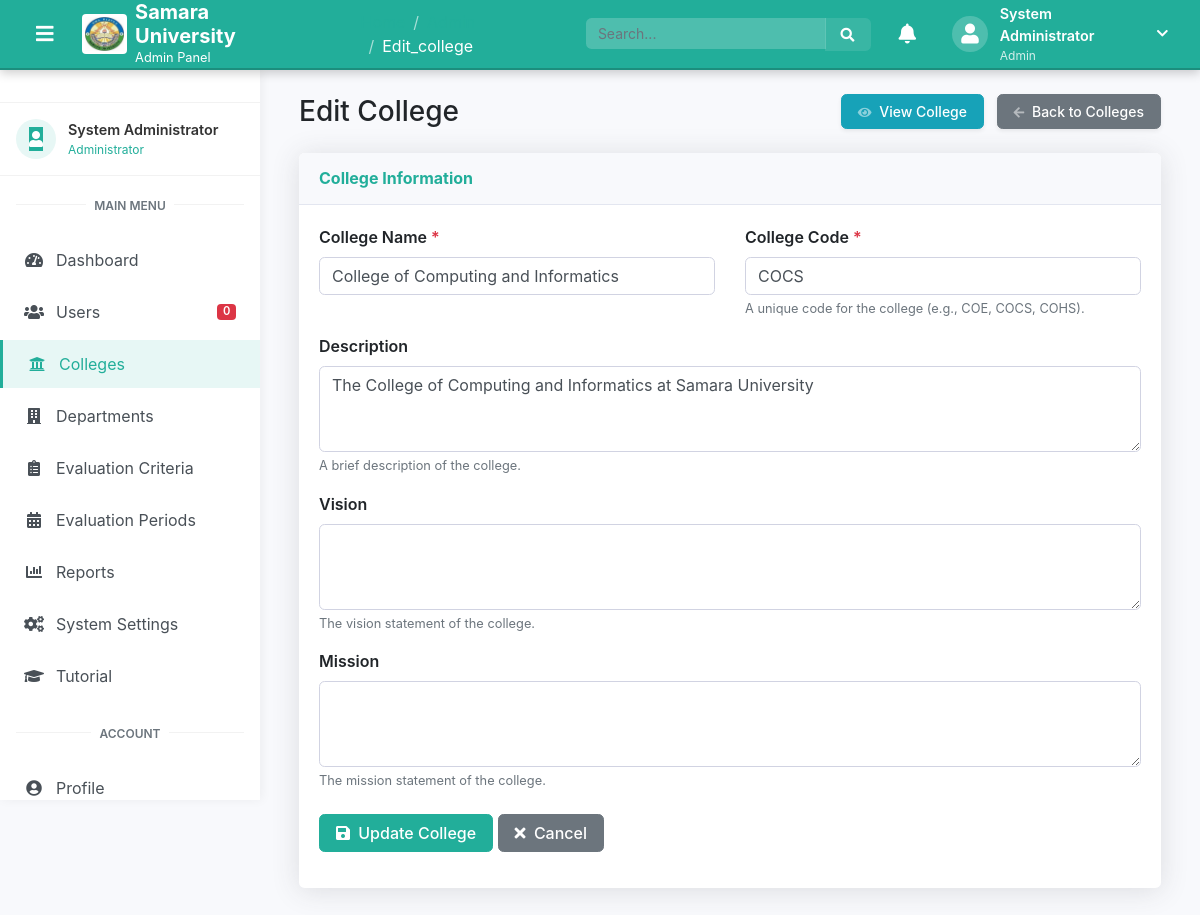
Page /admin/edit_college.php?id=1 (signed in) on the committed database.
### tables this page shows
CREATE TABLE IF NOT EXISTS colleges (
    college_id INT AUTO_INCREMENT PRIMARY KEY,
    name VARCHAR(100) NOT NULL,
    code VARCHAR(20) NOT NULL UNIQUE,
    description TEXT,
    vision TEXT,
    mission TEXT,
    created_at TIMESTAMP DEFAULT CURRENT_TIMESTAMP,
    updated_at TIMESTAMP DEFAULT CURRENT_TIMESTAMP ON UPDATE CURRENT_TIMESTAMP
);

### includes/config.php (called while the page is built, shortened)
<?php
$base_url = 'http://localhost/samara_new/';
?>

### admin/edit_college.php (the view, shortened to what this page needs)
<?php
require_once BASE_PATH . '/includes/config.php';
$college_id = isset($_GET['id']) ? (int)$_GET['id'] : 0;
$college = null;
$sql = "SELECT * FROM colleges WHERE college_id = ?";
$stmt = $conn->prepare($sql);
$stmt->bind_param("i", $college_id);
$stmt->execute();
$result = $stmt->get_result();
if ($result && $result->num_rows === 1) {
    $college = $result->fetch_assoc();
} else {
    redirect($base_url . 'admin/colleges.php');
}
$name = $college['name'];
$code = $college['code'];
$description = $college['description'];
$vision = $college['vision'];
$mission = $college['mission'];
include_once BASE_PATH . '/includes/header_management.php';
include_once BASE_PATH . '/includes/sidebar.php';
?>
<div class="dashboard-content">
    <div class="container-fluid">
        <div class="d-sm-flex align-items-center justify-content-between mb-4">
            <h1 class="h3 mb-0 text-gray-800">Edit College</h1>
            <div>
                <a href="<?php echo $base_url; ?>admin/view_college.php?id=<?php echo $college_id; ?>" class="d-none d-sm-inline-block btn btn-sm btn-info shadow-sm mr-2">
                    <i class="fas fa-eye fa-sm text-white-50 mr-1"></i> View College
                </a>
                <a href="<?php echo $base_url; ?>admin/colleges.php" class="d-none d-sm-inline-block btn btn-sm btn-secondary shadow-sm">
                    <i class="fas fa-arrow-left fa-sm text-white-50 mr-1"></i> Back to Colleges
                </a>
            </div>
        </div>
        <div class="card shadow mb-4">
            <div class="card-header py-3">
                <h6 class="m-0 font-weight-bold text-primary">College Information</h6>
            </div>
            <div class="card-body">
                <form method="POST" action="<?php echo htmlspecialchars($_SERVER['PHP_SELF'] . '?id=' . $college_id); ?>" class="needs-validation" novalidate>
                    <div class="row">
                        <div class="col-md-6">
                            <div class="form-group">
                                <label for="name">College Name <span class="text-danger">*</span></label>
                                <input type="text" class="form-control" id="name" name="name" value="<?php echo $name; ?>" required>
                            </div>
                        </div>
                        <div class="col-md-6">
                            <div class="form-group">
                                <label for="code">College Code <span class="text-danger">*</span></label>
                                <input type="text" class="form-control" id="code" name="code" value="<?php echo $code; ?>" required>
                                <small class="form-text text-muted">A unique code for the college (e.g., COE, COCS, COHS).</small>
                            </div>
                        </div>
                    </div>
                    <div class="form-group">
                        <label for="description">Description</label>
                        <textarea class="form-control" id="description" name="description" rows="3"><?php echo $description; ?></textarea>
                        <small class="form-text text-muted">A brief description of the college.</small>
                    </div>
                    <div class="form-group">
                        <label for="vision">Vision</label>
                        <textarea class="form-control" id="vision" name="vision" rows="3"><?php echo $vision; ?></textarea>
                        <small class="form-text text-muted">The vision statement of the college.</small>
                    </div>
                    <div class="form-group">
                        <label for="mission">Mission</label>
                        <textarea class="form-control" id="mission" name="mission" rows="3"><?php echo $mission; ?></textarea>
                        <small class="form-text text-muted">The mission statement of the college.</small>
                    </div>
                    <div class="form-group mt-4">
                        <button type="submit" class="btn btn-primary">
                            <i class="fas fa-save mr-1"></i> Update College
                        </button>
                        <a href="<?php echo $base_url; ?>admin/colleges.php" class="btn btn-secondary">
                            <i class="fas fa-times mr-1"></i> Cancel
                        </a>
                    </div>
                </form>
            </div>
        </div>
    </div>
</div>
<?php
include_once BASE_PATH . '/includes/footer_management.php';
?>

### assets/css/style.css (style rules this page uses)
:root { --primary-color: #22AE9A; --primary-dark: #1c8e7d; --primary-light: #7fd9ca; --primary-very-light: #e7f7f5; --primary-rgb: 34, 174, 154; --secondary-color: #6c757d; --secondary-dark: #5a6268; --secondary-light: #a1a8ae; --secondary-very-light: #f8f9fa; --secondary-rgb: 108, 117, 125; --text-primary: #212529; --text-secondary: #6c757d; --text-light: #f8f9fa; --border-radius: 0.35rem; --box-shadow: 0 0.15rem 1.75rem 0 rgba(58, 59, 69, 0.15); --transition: all 0.3s ease; }
body { font-family: 'Nunito', -apple-system, BlinkMacSystemFont, "Segoe UI", Roboto, "Helvetica Neue", Arial, sans-serif; font-size: 1rem; font-weight: 400; line-height: 1.5; color: var(--text-primary); background-color: #f8f9fc; }
a { color: var(--primary-color); text-decoration: none; transition: var(--transition); }
h1, h2, h3, h4, h5, h6 { font-weight: 700; margin-bottom: 0.5rem; line-height: 1.2; }
.text-primary { color: var(--primary-color) !important; }
.btn { border-radius: var(--border-radius); padding: 0.375rem 1rem; font-weight: 500; transition: var(--transition); }
.btn-primary { background-color: var(--primary-color); border-color: var(--primary-color); }
.form-control { border-radius: var(--border-radius); padding: 0.375rem 0.75rem; border: 1px solid #d1d3e2; transition: var(--transition); }
.form-group { margin-bottom: 1rem; }
label { font-weight: 600; margin-bottom: 0.5rem; color: var(--text-primary); }
.card { border: none; border-radius: var(--border-radius); box-shadow: var(--box-shadow); margin-bottom: 1.5rem; transition: var(--transition); }
.card-header { background-color: #f8f9fc; border-bottom: 1px solid #e3e6f0; padding: 1rem 1.25rem; border-top-left-radius: var(--border-radius) !important; border-top-right-radius: var(--border-radius) !important; }
.card-body { padding: 1.25rem; }
.shadow-sm { box-shadow: 0 0.125rem 0.25rem rgba(0, 0, 0, 0.075) !important; }
.shadow { box-shadow: var(--box-shadow) !important; }

### assets/css/theme.css (style rules this page uses)
:root { --admin-primary: #22AE9A; --admin-primary-dark: #1c8e7d; --admin-primary-light: #7fd9ca; --admin-primary-very-light: #e7f7f5; --admin-primary-rgb: 34, 174, 154; --college-primary: #2ECC71; --college-primary-dark: #27AE60; --college-primary-light: #82E0AA; --college-primary-very-light: #E9F7EF; --college-primary-rgb: 46, 204, 113; --dean-primary: #9B59B6; --dean-primary-dark: #8E44AD; --dean-primary-light: #D2B4DE; --dean-primary-very-light: #F4ECF7; --dean-primary-rgb: 155, 89, 182; --head-primary: #3498DB; --head-primary-dark: #2980B9; --head-primary-light: #85C1E9; --head-primary-very-light: #EBF5FB; --head-primary-rgb: 52, 152, 219; --hrm-primary: #E67E22; --hrm-primary-dark: #D35400; --hrm-primary-light: #F0B27A; --hrm-primary-very-light: #FDF2E9; --hrm-primary-rgb: 230, 126, 34; --staff-primary: #6A5ACD; --staff-primary-dark: #483D8B; --staff-primary-light: #9E91E7; --staff-primary-very-light: #F0EEF9; --staff-primary-rgb: 106, 90, 205; }
.admin-theme { --primary-color: var(--admin-primary); --primary-dark: var(--admin-primary-dark); --primary-light: var(--admin-primary-light); --primary-very-light: var(--admin-primary-very-light); --primary-rgb: var(--admin-primary-rgb); }
.btn-theme { background-color: var(--primary-color); border-color: var(--primary-color); color: #ffffff; }
.text-theme { color: var(--primary-color) !important; }

### assets/css/management.css (style rules this page uses)
.dashboard-content { margin-left: 260px; margin-top: 70px; min-height: calc(100vh - 70px); transition: all 0.3s ease; padding: 1.5rem; background-color: #f8f9fc; }

### rows in the picture
colleges: name "College of Computing and Informatics", code "COCS", description "The College of Computing and Informatics at Samara University"

### other values in the picture
$page_title "Edit_college"
$user_name "System Administrator"
$user_role "Admin"
$item['title'] "Dashboard"
$item['title'] "Users"
$item['badge']['count'] "0"
$item['title'] "Colleges"
$item['title'] "Departments"
$item['title'] "Evaluation Criteria"
$item['title'] "Evaluation Periods"
$item['title'] "Reports"
$item['title'] "System Settings"
$item['title'] "Tutorial"
